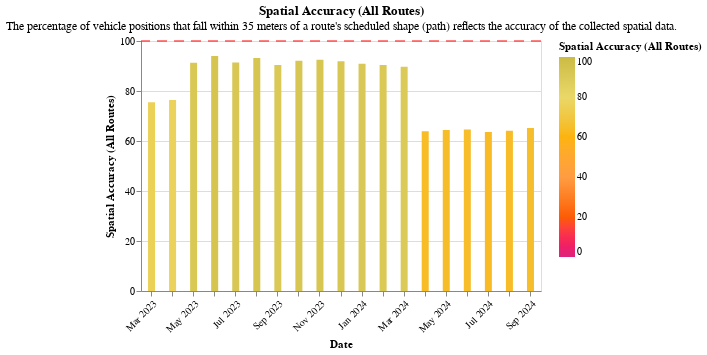

This figure's notebook cell:
### Code cell
agency_spatial_chart

### Figure 1 — Vega-Lite specification as saved in the notebook (floating-point values rounded to 4 significant figures)
{"config": {"view": {"continuousWidth": 300, "continuousHeight": 300}}, "layer": [{"mark": {"type": "bar", "clip": true, "size": 7}, "encoding": {"color": {"field": "Spatial Accuracy (All Routes)", "scale": {"domain": [0, 20, 40, 60, 80, 100], "range": ["#dd217d", "#fc5c04", "#ff9c42", "#fcb40e", "#e9d868", "#ccbb44"]}, "title": "Spatial Accuracy (All Routes)", "type": "quantitative"}, "tooltip": [{"field": "Date", "type": "temporal"}, {"field": "Spatial Accuracy (All Routes)", "type": "quantitative"}], "x": {"axis": {"format": "%b %Y", "labelAngle": -45}, "field": "Date", "timeUnit": "yearmonthdate", "title": ["Date"], "type": "ordinal"}, "y": {"field": "Spatial Accuracy (All Routes)", "scale": {"domain": [0, 95.0]}, "title": "Spatial Accuracy (All Routes)", "type": "quantitative"}}}, {"mark": {"type": "rule", "color": "red", "strokeDash": [10, 7]}, "encoding": {"y": {"aggregate": "mean", "field": "ruler_100_pct", "type": "quantitative"}}}], "data": {"name": "data-debba2f6c4f5ebdae821d029d6988bc6"}, "height": 250, "title": {"text": "Spatial Accuracy (All Routes)", "subtitle": ["The percentage of vehicle positions that fall within 35 meters of a route's scheduled shape (path) reflects the accuracy of the collected spatial data."]}, "width": 400, "$schema": "https://vega.github.io/schema/vega-lite/v5.17.0.json", "datasets": {"data-debba2f6c4f5ebdae821d029d6988bc6": [{"District": "04 - Oakland", "Organization": "Marin County Transit District", "schedule_gtfs_dataset_key": "015d67d5b75b5cf2b710bbadadfb75f5", "VP per Minute (All Routes)": 2.16, "Spatial Accuracy (All Routes)": 76.4, "Date": "2023-04-12T00:00:00", "ruler_100_pct": 100, "ruler_for_vp_per_min": 2}, {"District": "04 - Oakland", "Organization": "Marin County Transit District", "schedule_gtfs_dataset_key": "015d67d5b75b5cf2b710bbadadfb75f5", "VP per Minute (All Routes)": 2.53, "Spatial Accuracy (All Routes)": 91.28, "Date": "2023-05-17T00:00:00", "ruler_100_pct": 100, "ruler_for_vp_per_min": 2}, {"District": "04 - Oakland", "Organization": "Marin County Transit District", "schedule_gtfs_dataset_key": "015d67d5b75b5cf2b710bbadadfb75f5", "VP per Minute (All Routes)": 2.74, "Spatial Accuracy (All Routes)": 94.05, "Date": "2023-06-14T00:00:00", "ruler_100_pct": 100, "ruler_for_vp_per_min": 2}, {"District": "04 - Oakland", "Organization": "Marin County Transit District", "schedule_gtfs_dataset_key": "015d67d5b75b5cf2b710bbadadfb75f5", "VP per Minute (All Routes)": 2.68, "Spatial Accuracy (All Routes)": 91.44, "Date": "2023-07-12T00:00:00", "ruler_100_pct": 100, "ruler_for_vp_per_min": 2}, {"District": "04 - Oakland", "Organization": "Marin County Transit District", "schedule_gtfs_dataset_key": "015d67d5b75b5cf2b710bbadadfb75f5", "VP per Minute (All Routes)": 2.65, "Spatial Accuracy (All Routes)": 93.22, "Date": "2023-08-15T00:00:00", "ruler_100_pct": 100, "ruler_for_vp_per_min": 2}, {"District": "04 - Oakland", "Organization": "Marin County Transit District", "schedule_gtfs_dataset_key": "015d67d5b75b5cf2b710bbadadfb75f5", "VP per Minute (All Routes)": 2.66, "Spatial Accuracy (All Routes)": 90.4, "Date": "2023-09-13T00:00:00", "ruler_100_pct": 100, "ruler_for_vp_per_min": 2}, {"District": "04 - Oakland", "Organization": "Marin County Transit District", "schedule_gtfs_dataset_key": "015d67d5b75b5cf2b710bbadadfb75f5", "VP per Minute (All Routes)": 2.68, "Spatial Accuracy (All Routes)": 92.14, "Date": "2023-10-11T00:00:00", "ruler_100_pct": 100, "ruler_for_vp_per_min": 2}, {"District": "04 - Oakland", "Organization": "Marin County Transit District", "schedule_gtfs_dataset_key": "015d67d5b75b5cf2b710bbadadfb75f5", "VP per Minute (All Routes)": 2.65, "Spatial Accuracy (All Routes)": 92.54, "Date": "2023-11-15T00:00:00", "ruler_100_pct": 100, "ruler_for_vp_per_min": 2}, {"District": "04 - Oakland", "Organization": "Marin County Transit District", "schedule_gtfs_dataset_key": "015d67d5b75b5cf2b710bbadadfb75f5", "VP per Minute (All Routes)": 2.64, "Spatial Accuracy (All Routes)": 91.86, "Date": "2023-12-13T00:00:00", "ruler_100_pct": 100, "ruler_for_vp_per_min": 2}, {"District": "04 - Oakland", "Organization": "Marin County Transit District", "schedule_gtfs_dataset_key": "015d67d5b75b5cf2b710bbadadfb75f5", "VP per Minute (All Routes)": 2.6, "Spatial Accuracy (All Routes)": 90.88, "Date": "2024-01-17T00:00:00", "ruler_100_pct": 100, "ruler_for_vp_per_min": 2}, {"District": "04 - Oakland", "Organization": "Marin County Transit District", "schedule_gtfs_dataset_key": "015d67d5b75b5cf2b710bbadadfb75f5", "VP per Minute (All Routes)": 2.68, "Spatial Accuracy (All Routes)": 90.43, "Date": "2024-02-14T00:00:00", "ruler_100_pct": 100, "ruler_for_vp_per_min": 2}, {"District": "04 - Oakland", "Organization": "Marin County Transit District", "schedule_gtfs_dataset_key": "015d67d5b75b5cf2b710bbadadfb75f5", "VP per Minute (All Routes)": 2.65, "Spatial Accuracy (All Routes)": 89.73, "Date": "2024-03-13T00:00:00", "ruler_100_pct": 100, "ruler_for_vp_per_min": 2}, {"District": "04 - Oakland", "Organization": "Marin County Transit District", "schedule_gtfs_dataset_key": "015d67d5b75b5cf2b710bbadadfb75f5", "VP per Minute (All Routes)": 2.64, "Spatial Accuracy (All Routes)": 63.93, "Date": "2024-04-17T00:00:00", "ruler_100_pct": 100, "ruler_for_vp_per_min": 2}, {"District": "04 - Oakland", "Organization": "Marin County Transit District", "schedule_gtfs_dataset_key": "015d67d5b75b5cf2b710bbadadfb75f5", "VP per Minute (All Routes)": 2.63, "Spatial Accuracy (All Routes)": 64.39, "Date": "2024-05-22T00:00:00", "ruler_100_pct": 100, "ruler_for_vp_per_min": 2}, {"District": "04 - Oakland", "Organization": "Marin County Transit District", "schedule_gtfs_dataset_key": "015d67d5b75b5cf2b710bbadadfb75f5", "VP per Minute (All Routes)": 2.69, "Spatial Accuracy (All Routes)": 64.57, "Date": "2024-06-12T00:00:00", "ruler_100_pct": 100, "ruler_for_vp_per_min": 2}, {"District": "04 - Oakland", "Organization": "Marin County Transit District", "schedule_gtfs_dataset_key": "015d67d5b75b5cf2b710bbadadfb75f5", "VP per Minute (All Routes)": 2.69, "Spatial Accuracy (All Routes)": 63.63, "Date": "2024-07-17T00:00:00", "ruler_100_pct": 100, "ruler_for_vp_per_min": 2}, {"District": "04 - Oakland", "Organization": "Marin County Transit District", "schedule_gtfs_dataset_key": "015d67d5b75b5cf2b710bbadadfb75f5", "VP per Minute (All Routes)": 2.66, "Spatial Accuracy (All Routes)": 64.11, "Date": "2024-08-14T00:00:00", "ruler_100_pct": 100, "ruler_for_vp_per_min": 2}, {"District": "04 - Oakland", "Organization": "Marin County Transit District", "schedule_gtfs_dataset_key": "015d67d5b75b5cf2b710bbadadfb75f5", "VP per Minute (All Routes)": 2.65, "Spatial Accuracy (All Routes)": 65.17, "Date": "2024-09-18T00:00:00", "ruler_100_pct": 100, "ruler_for_vp_per_min": 2}, {"District": "04 - Oakland", "Organization": "Marin County Transit District", "schedule_gtfs_dataset_key": "dd8ccd6951373f6e857453790f42ed20", "VP per Minute (All Routes)": 2.36, "Spatial Accuracy (All Routes)": 75.5, "Date": "2023-03-15T00:00:00", "ruler_100_pct": 100, "ruler_for_vp_per_min": 2}]}}
